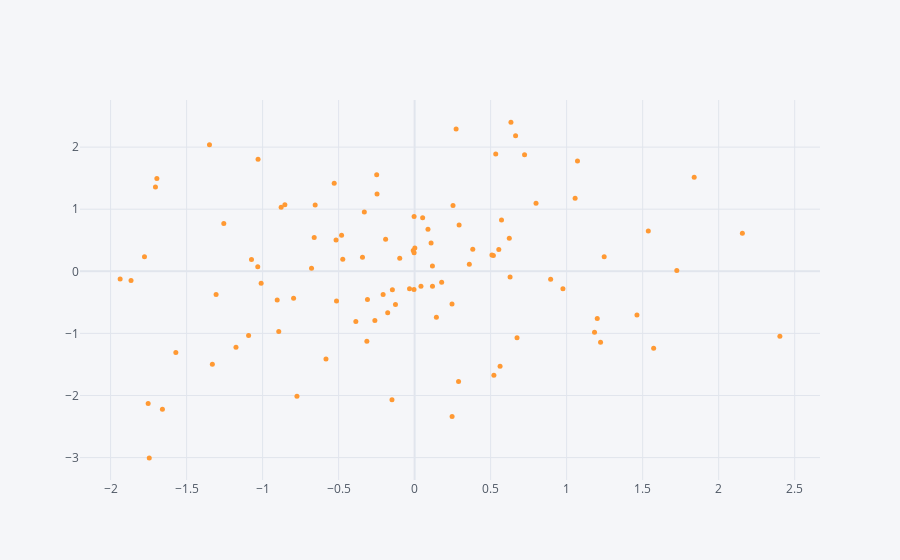

The notebook cell this image was saved under:
### Code cell
df.iplot(kind='scatter', x='A',y='B', mode='markers',size=5)
